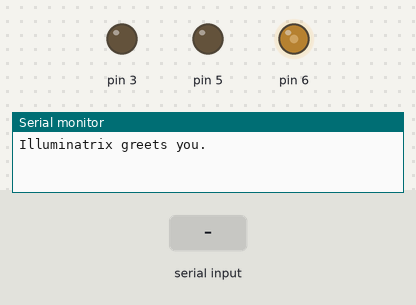
Recording of a sketch running on a simulated Arduino Uno, built with avr-gcc and run on an emulated ATmega328P. Parts: output pins drawn as LEDs (lit = HIGH), the last lines printed to the serial monitor. Inputs (shaded band) come from the test bench. Random numbers use the default seed unless the sketch sets one.

Above: at 1.2 s.
1.3 s: byte 59 (';') received over Serial
At 3.35 s:
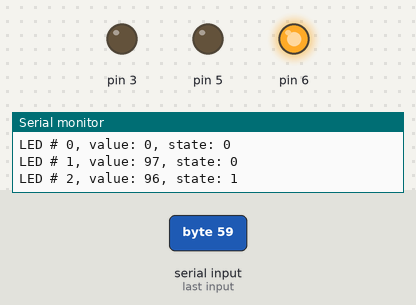
4.3 s: "CYCLEON\n" received over Serial
7.3 s: byte 59 (';') received over Serial
At 7.78 s:
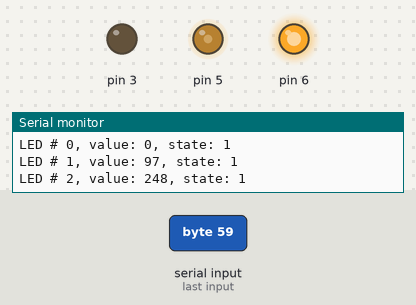
At 9.5 s:
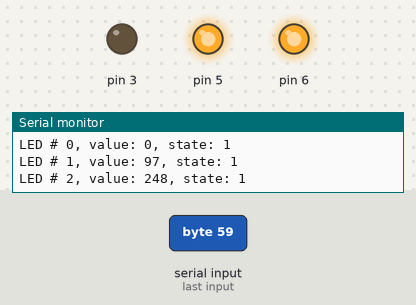
10.3 s: "ON\n" received over Serial
13.3 s: "90 45 200\n" received over Serial
Timing chart, 0 to 20.3 s (numbered marks = the images above; inputs shaded):
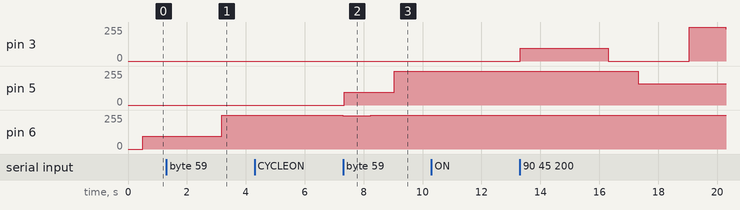

Measured:
- after the input at 7.3 s, pin 5: 0/255 → 97/255 after 0.05 s, → 255/255 1.7 s later

The sketch:

sketch.ino
```cpp
//**************************************************************//
//  Author: doc@dawning.ca
//**************************************************************//
using namespace std;
#include "LED.cpp"
#include "Color.cpp"

//##################################################################
//## Main Class ####################################################
//##################################################################

#define l_R    3    //PWM pin for RED
#define l_G    5    //PWM pin for GREEN
#define l_B    6    //PWM pin for BLUE

#define BAUD_RATE					9600
#define NUMBER_OF_SPACES_BEFORE_PWM_IN_SET_CMD		2
#define NUMBER_OF_SPACES_BEFORE_STATUS_IN_SET_CMD	3
#define NUMBER_OF_SPACES_BEFORE_LED_NUMBER_IN_SET_CMD	1
#define DEFAULT_MIN_BRIGHTNESS				500
#define DEFAULT_MIN_BRIGHTNESS_FOR_SINGLE_COLOR_CYCLE	96
#define DEFAULT_CYCLES_PER_STEP				100

#define NAME_WHITE	"WHITE"
#define	NAME_RED	"RED"
#define NAME_GREEN	"GREEN"
#define NAME_BLUE	"BLUE"
#define	NAME_LIGHTBLUE	"LIGHTBLUE"
#define NAME_YELLOW	"YELLOW"
#define NAME_PURPLE	"PURPLE"
#define NAME_STANDBY	"STANDBY"


//Function Prototypes////
void refreshLEDs();
void refreshLEDState(LED led);

//Globals////
LED LEDS[3];
Color WHITE;
Color RED;
Color GREEN;
Color BLUE;
Color LIGHTBLUE;
Color YELLOW;
Color PURPLE;
Color OFF;
Color STANDBY;
String inputString;

//HypnoOrb Components
boolean hypnoOrb;
boolean hypnoOrbAscending;
LED* hypnoOrbDeltaSubject;
int cyclesPerStep;
int cyclesSinceLastStep;
int minBrightness;
int stepsSinceChange;
int stepsPerHypnoOrbChange;

//##################################################################
//## Init functions ################################################
//##################################################################
void refreshLEDs() {
	for(int i=0;i<3;i++) {
		LEDS[i].refreshLED();
	}
}

//Arduino's firmware start of execution
void setup() {
	//Create color constants
	WHITE.initialize(255, 255, 48);
	RED.initialize(255, 0, 0);
	GREEN.initialize(0, 255, 0);
	BLUE.initialize(0, 0, 255);
	LIGHTBLUE.initialize(0, 166, 255);
	YELLOW.initialize(255, 255, 0);
	PURPLE.initialize(255, 0, 255);
	OFF.initialize(0, 0 ,0);
	STANDBY.initialize(16, 0, 0);


	//Setup for each LED
	LEDS[0].initialize(NAME_RED, l_R, true, 0, 255, 0);
	LEDS[1].initialize(NAME_GREEN, l_G, true, 0, 255, 0);
	LEDS[2].initialize(NAME_BLUE, l_B, true, 0, 255, 180);

	Serial.begin(BAUD_RATE);
	resetColorParameters();
	hypnoOrbAscending = true;
	hypnoOrbDeltaSubject = &LEDS[1];
	cyclesSinceLastStep = 0;
	stepsSinceChange = 0;
	stepsPerHypnoOrbChange = 96;

	Serial.println("Illuminatrix greets you.");
	setForSingleColorCycle(2);
} //end setup


//##################################################################
//## Functions #####################################################
//##################################################################

void resetColorParameters() {
	cyclesPerStep = DEFAULT_CYCLES_PER_STEP;
	minBrightness = DEFAULT_MIN_BRIGHTNESS;
	hypnoOrb = false;
	for (int i=0;i<3;i++) {
		LEDS[i].minPWM = 0;
		LEDS[i].maxPWM = 255;
		LEDS[i].enable();
	}
}


void printLEDs() {
	for(int i=0;i<3;i++) {
		Serial.print("LED # ");
		Serial.print(i);
		Serial.print(", value: ");
		Serial.print(LEDS[i].getValue());
		Serial.print(", state: ");
		Serial.println(LEDS[i].activated);
	}
}

void setLEDs(boolean state){
	Serial.println("LED state changed");
	for (int i=0;i<3;i++) {
		LEDS[i].activated = state;
	}

	if (!state) {
		hypnoOrb = false;
		resetColorParameters();
	}
}

char* findSpaceDelimitedSubstring(String input, int numberOfLeadingSpaces) {
	int start = 0;
	int end = 0;
	int spacesObserved = 0;

	//find the start of the substring
	for (int i=0;i<input.length();i++) {
		start++;
		if (input.charAt(i) == ' ') {
			spacesObserved++;
			if (spacesObserved >= numberOfLeadingSpaces) i = input.length();
		}
	}

	//find the end of the substring
	end=start;
	for (int i=start;i<input.length();i++) {
		if (input.charAt(i) == ' ') {
			i=input.length();
		} else {
			start++;
		}
	}
	char charBuf[input.length()];
	input.substring(start,end).toCharArray(charBuf, input.length());
	return charBuf;
}

void setLED(String input) {
	//SET LED# PWM-MOD ENABLE
	//"SET {0-2} {0-9} {0-1}"
	int mode = atoi(findSpaceDelimitedSubstring(input, NUMBER_OF_SPACES_BEFORE_PWM_IN_SET_CMD));
	int ledNumber = atoi(findSpaceDelimitedSubstring(input, NUMBER_OF_SPACES_BEFORE_LED_NUMBER_IN_SET_CMD));
	int status = atoi(findSpaceDelimitedSubstring(input, NUMBER_OF_SPACES_BEFORE_STATUS_IN_SET_CMD));
	LED* led = &LEDS[ledNumber];
	if (status > 0) led->enable();
	else led->disable();
	led->setValue(mode);

	Serial.print("Changed LED #");
	Serial.print(ledNumber);
	Serial.print(", with mode ");
	Serial.print(mode);
	Serial.print(", and status ");
	Serial.println(status);
}

void setColor(Color color) {
	resetColorParameters();

	for (int i=0;i<3;i++) {
		LED* led = &LEDS[i];
		if (led->name.startsWith(NAME_RED)) led->setTarget(color.red);
		if (led->name.startsWith(NAME_GREEN)) led->setTarget(color.green);
		if (led->name.startsWith(NAME_BLUE)) led->setTarget(color.blue);
		led->enable();
	}
}

void cycleOn() {
	resetColorParameters();
	hypnoOrb=true;
	setLEDs(true);
}

void interpretInput(String input) {
	if (inputString.startsWith("ON")) setColor(BLUE);
	if (inputString.startsWith("OFF")) setColor(OFF);
	if (inputString.startsWith("SET")) setLED(inputString);
	if (inputString.startsWith(NAME_WHITE)) setColor(WHITE);
	if (inputString.startsWith(NAME_RED)) setColor(RED);
	if (inputString.startsWith(NAME_GREEN)) setColor(GREEN);
	if (inputString.startsWith(NAME_BLUE)) setColor(BLUE);
	if (inputString.startsWith(NAME_LIGHTBLUE)) setColor(LIGHTBLUE);
	if (inputString.startsWith(NAME_YELLOW)) setColor(YELLOW);
	if (inputString.startsWith(NAME_PURPLE)) setColor(PURPLE);
	if (inputString.startsWith(NAME_STANDBY)) setColor(STANDBY);
	if (inputString.startsWith("CYCLEON")) cycleOn();
	if (inputString.startsWith("CYCLEOFF")) hypnoOrb=false;
	if (inputString.startsWith("CYCLEWHITE")) setForWhiteCycle();
	if (inputString.startsWith("CYCLERED")) setForSingleColorCycle(0);
	if (inputString.startsWith("CYCLEGREEN")) setForSingleColorCycle(1);
	if (inputString.startsWith("CYCLEBLUE")) setForSingleColorCycle(2);
	printLEDs();
}

void setForWhiteCycle() {
	resetColorParameters();
	LEDS[0].minPWM = 128;
	LEDS[1].minPWM = 128;
	LEDS[2].minPWM = 96;
	hypnoOrb = true;
}

void setForSingleColorCycle(int ledNumber) {
	resetColorParameters();
	//cyclesPerStep = 30;
	minBrightness = DEFAULT_MIN_BRIGHTNESS_FOR_SINGLE_COLOR_CYCLE;
	for (int i=0;i<3;i++) {
		if (i == ledNumber) {
			LEDS[i].minPWM = minBrightness;
			LEDS[i].maxPWM = 255;
		} else {
			LEDS[i].disable();
		}
	}
	hypnoOrb = true;
}

void serviceInputIfNecessary() {
	char ch = ' ';

	if (Serial.available() > 0) {
		char ch = (char)Serial.read();
		inputString += ch;
		Serial.print(ch);
		if (ch == '\r' || ch == ';') {
			Serial.print('\n');
			interpretInput(inputString);
			inputString = "";
		}
	}
}

//This function is intended to prevent all colours from ever going below the min threshold
bool isNotOkayToDescendFurther(bool preference) {
	int brightnessSum = 0;
	for (int i=0;i<3;i++) {
		LED* led = &LEDS[i];
		brightnessSum += led->getValue();
	}
	if (brightnessSum <= minBrightness) {
		return true;
	}
	return preference;
}

//Grabs a suitable random LED, disregards inactive LEDs
int getRandomLED() {
	int led = random(0,3); //gets a random int 0 <= led < 3
	int tryLimit = 10;
	while (!LEDS[led].activated) {
		if (tryLimit < 0) break;
		tryLimit--;
		led = random(0,3);
	}
	return led;
}

void serviceHypnoOrbIfNecessary() {
	if (!hypnoOrb) return;

	if (stepsSinceChange > stepsPerHypnoOrbChange) {
		stepsSinceChange = 0;
		//int newLEDNumber = random(0,3);
		int newLEDNumber = getRandomLED();
		int newDirection = random(0,2);
		hypnoOrbDeltaSubject = &LEDS[newLEDNumber];
		hypnoOrbAscending = isNotOkayToDescendFurther((boolean)(newDirection));
	}

	//Increment cycle counter if necessary
	if (cyclesSinceLastStep < cyclesPerStep) {
		cyclesSinceLastStep++;
		return;
	}

	stepsSinceChange++;

	//alter subject according to direction
	cyclesSinceLastStep = 0;
	int deltaValue = 0;
	if (hypnoOrbAscending) deltaValue = 1;
	else deltaValue = -1;

	hypnoOrbDeltaSubject->setValue(hypnoOrbDeltaSubject->getValue() + deltaValue);
}

//Main
void loop() {
	refreshLEDs();
	serviceInputIfNecessary();
	serviceHypnoOrbIfNecessary();
}
```

Color.cpp
```cpp
#include <WString.h>

class Color {
        public:
                int red;
		int green;
		int blue;
		String name;

		void initialize(int r, int g, int b) {
			red = r;
			green = g;
			blue = b;
		}
};
```

LED.cpp
```cpp
#include <WString.h>
#include "Arduino.h"
class LED {
        public:
                int pin;
		String name;
                bool activated;
                int maxPWM;
                int minPWM;
                int currentValue;
		int targetValue;
		int cyclesPerTargetStep;
		int cyclesSinceTargetStep;
		int pwmDeltaForStep;

                void initialize(String colorName, int arduinoPin, bool enabled, int minP, int maxP, int val) {
                        if (enabled) enable();
                        else disable();
			pin = arduinoPin;
                        maxPWM = maxP;
                        minPWM = minP;
                        targetValue = 0;
			name = colorName;
			cyclesPerTargetStep = 30;
			cyclesSinceTargetStep = 0;
			pwmDeltaForStep = 1;
                }

                void setValue(int newValue) {
                        if (newValue > maxPWM) currentValue = maxPWM;
                        else if (newValue < minPWM) currentValue = minPWM;
                        else currentValue = newValue;
			targetValue = currentValue;
                }

		void setTarget(int target) {
			if (target < minPWM) targetValue = minPWM;
			else if (target > maxPWM) targetValue = maxPWM;
			else targetValue = target;
		}

		int getValue() {
			return currentValue;
		}

                void enable() {
                        activated = true;
                }

                void disable() {
                        activated = false;
                }

		void refreshLED() {
			/* factors
				activated
				maxPwm
				minPwm
				currentValue
				targetValue
			*/

			if (activated) {
				int target = currentValue;

				if (currentValue != targetValue) {
					//adjust target towards targetValue if is time, else tick
					if (cyclesSinceTargetStep >= cyclesPerTargetStep) {
						cyclesSinceTargetStep = 0;

						//alter target towards targetValue
						if (target < targetValue) {
							target = target + pwmDeltaForStep;
							if (target > maxPWM) target = maxPWM;
						} else if (target > targetValue) {
							target = target - pwmDeltaForStep;
							if (target < minPWM) target = minPWM;
						}
					} else {
						cyclesSinceTargetStep++;
					}
				}

				analogWrite(pin, target);
				currentValue = target;
			}
			else {
				analogWrite(pin, 0);
			}
		}
};
```
